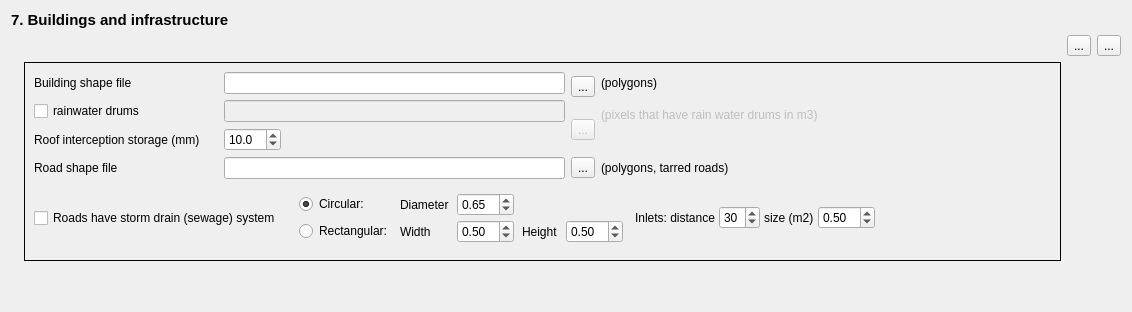
         <widget class="QWidget" name="tab_5">
          <attribute name="icon">
           <iconset resource="resources/lisemdbase.qrc">
            <normaloff>:/2X/house.png</normaloff>:/2X/house.png</iconset>
          </attribute>
          <attribute name="title">
           <string/>
          </attribute>
          <layout class="QGridLayout" name="gridLayout_24">
           <item row="2" column="0">
            <widget class="QLabel" name="label_83">
             <property name="text">
              <string/>
             </property>
            </widget>
           </item>
           <item row="1" column="3">
            <widget class="QToolButton" name="toolButton_help6">
             <property name="text">
              <string>...</string>
             </property>
             <property name="icon">
              <iconset resource="resources/lisemdbase.qrc">
               <normaloff>:/2X/question-mark-button2x.png</normaloff>:/2X/question-mark-button2x.png</iconset>
             </property>
            </widget>
           </item>
           <item row="0" column="0" colspan="2">
            <widget class="QLabel" name="label_82">
             <property name="palette">
              <palette>
               <active>
                <colorrole role="WindowText">
                 <brush brushstyle="SolidPattern">
                  <color alpha="255">
                   <red>0</red>
                   <green>116</green>
                   <blue>170</blue>
                  </color>
                 </brush>
                </colorrole>
               </active>
               <inactive>
                <colorrole role="WindowText">
                 <brush brushstyle="SolidPattern">
                  <color alpha="255">
                   <red>0</red>
                   <green>0</green>
                   <blue>0</blue>
                  </color>
                 </brush>
                </colorrole>
               </inactive>
               <disabled>
                <colorrole role="WindowText">
                 <brush brushstyle="SolidPattern">
                  <color alpha="255">
                   <red>120</red>
                   <green>120</green>
                   <blue>120</blue>
                  </color>
                 </brush>
                </colorrole>
               </disabled>
              </palette>
             </property>
             <property name="font">
              <font>
               <pointsize>11</pointsize>
               <bold>true</bold>
              </font>
             </property>
             <property name="text">
              <string>7. Buildings and infrastructure</string>
             </property>
            </widget>
           </item>
           <item row="3" column="1">
            <spacer name="verticalSpacer_4">
             <property name="orientation">
              <enum>Qt::Vertical</enum>
             </property>
             <property name="sizeHint" stdset="0">
              <size>
               <width>20</width>
               <height>40</height>
              </size>
             </property>
            </spacer>
           </item>
           <item row="1" column="2">
            <widget class="QToolButton" name="toolButton_resetInfra">
             <property name="text">
              <string>...</string>
             </property>
             <property name="icon">
              <iconset resource="resources/lisemdbase.qrc">
               <normaloff>:/2X/reset.png</normaloff>:/2X/reset.png</iconset>
             </property>
            </widget>
           </item>
           <item row="2" column="1">
            <widget class="QFrame" name="optionsIS">
             <property name="enabled">
              <bool>true</bool>
             </property>
             <property name="frameShape">
              <enum>QFrame::Box</enum>
             </property>
             <layout class="QGridLayout" name="gridLayout_23">
              <item row="0" column="0">
               <widget class="QLabel" name="label_54">
                <property name="text">
                 <string>Building shape file</string>
                </property>
               </widget>
              </item>
              <item row="0" column="1" colspan="2">
               <widget class="QLineEdit" name="lineEdit_buildingsSHP"/>
              </item>
              <item row="0" column="3" rowspan="2">
               <widget class="QToolButton" name="toolButton_buildingsSHP">
                <property name="text">
                 <string>...</string>
                </property>
                <property name="icon">
                 <iconset resource="resources/lisemdbase.qrc">
                  <normaloff>:/2X/Folder-Open-icon2.png</normaloff>:/2X/Folder-Open-icon2.png</iconset>
                </property>
               </widget>
              </item>
              <item row="0" column="4">
               <widget class="QLabel" name="label_78">
                <property name="text">
                 <string>(polygons)</string>
                </property>
               </widget>
              </item>
              <item row="1" column="0" rowspan="2">
               <widget class="QCheckBox" name="checkBox_useDrums">
                <property name="text">
                 <string>rainwater drums </string>
                </property>
               </widget>
              </item>
              <item row="1" column="1" rowspan="2" colspan="2">
               <widget class="QLineEdit" name="lineEdit_drumMap">
                <property name="enabled">
                 <bool>false</bool>
                </property>
               </widget>
              </item>
              <item row="2" column="3" rowspan="2">
               <widget class="QToolButton" name="toolButton_drumMap">
                <property name="enabled">
                 <bool>false</bool>
                </property>
                <property name="text">
                 <string>...</string>
                </property>
                <property name="icon">
                 <iconset resource="resources/lisemdbase.qrc">
                  <normaloff>:/2X/Folder-Open-icon2.png</normaloff>:/2X/Folder-Open-icon2.png</iconset>
                </property>
               </widget>
              </item>
              <item row="2" column="4">
               <widget class="QLabel" name="label_80">
                <property name="enabled">
                 <bool>false</bool>
                </property>
                <property name="text">
                 <string>(pixels that have rain water drums in m3)</string>
                </property>
               </widget>
              </item>
              <item row="3" column="0">
               <widget class="QLabel" name="label_70">
                <property name="text">
                 <string>Roof interception storage (mm)</string>
                </property>
               </widget>
              </item>
              <item row="3" column="1">
               <widget class="QDoubleSpinBox" name="spin_roofStore">
                <property name="sizePolicy">
                 <sizepolicy hsizetype="Fixed" vsizetype="Fixed">
                  <horstretch>0</horstretch>
                  <verstretch>0</verstretch>
                 </sizepolicy>
                </property>
                <property name="decimals">
                 <number>1</number>
                </property>
                <property name="minimum">
                 <double>0.100000000000000</double>
                </property>
                <property name="maximum">
                 <double>999.000000000000000</double>
                </property>
                <property name="singleStep">
                 <double>0.100000000000000</double>
                </property>
                <property name="value">
                 <double>10.000000000000000</double>
                </property>
               </widget>
              </item>
              <item row="4" column="0">
               <widget class="QLabel" name="label_69">
                <property name="text">
                 <string>Road shape file</string>
                </property>
               </widget>
              </item>
              <item row="4" column="1" colspan="2">
               <widget class="QLineEdit" name="lineEdit_roadsSHP"/>
              </item>
              <item row="4" column="3">
               <widget class="QToolButton" name="toolButton_roadsSHP">
                <property name="text">
                 <string>...</string>
                </property>
                <property name="icon">
                 <iconset resource="resources/lisemdbase.qrc">
                  <normaloff>:/2X/Folder-Open-icon2.png</normaloff>:/2X/Folder-Open-icon2.png</iconset>
                </property>
               </widget>
              </item>
              <item row="4" column="4">
               <widget class="QLabel" name="label_79">
                <property name="text">
                 <string>(polygons, tarred roads)</string>
                </property>
               </widget>
              </item>
              <item row="5" column="0" colspan="2">
               <widget class="QCheckBox" name="checkBox_useStormDrain">
                <property name="text">
                 <string>Roads have storm drain (sewage) system</string>
                </property>
               </widget>
              </item>
              <item row="5" column="5">
               <spacer name="horizontalSpacer_9">
                <property name="orientation">
                 <enum>Qt::Horizontal</enum>
                </property>
                <property name="sizeHint" stdset="0">
                 <size>
                  <width>172</width>
                  <height>20</height>
                 </size>
                </property>
               </spacer>
              </item>
              <item row="5" column="2" colspan="3">
               <widget class="QWidget" name="widget_drain" native="true">
                <layout class="QGridLayout" name="gridLayout_drain">
                 <property name="leftMargin">
                  <number>4</number>
                 </property>
                 <property name="topMargin">
                  <number>4</number>
                 </property>
                 <property name="rightMargin">
                  <number>4</number>
                 </property>
                 <property name="bottomMargin">
                  <number>4</number>
                 </property>
                 <property name="spacing">
                  <number>4</number>
                 </property>
                 <item row="0" column="0">
                  <widget class="QWidget" name="widget_2" native="true">
                   <layout class="QGridLayout" name="gridLayout_25">
                    <property name="leftMargin">
                     <number>8</number>
                    </property>
                    <property name="topMargin">
                     <number>4</number>
                    </property>
                    <property name="rightMargin">
                     <number>8</number>
                    </property>
                    <property name="bottomMargin">
                     <number>4</number>
                    </property>
                    <property name="horizontalSpacing">
                     <number>8</number>
                    </property>
                    <property name="verticalSpacing">
                     <number>4</number>
                    </property>
                    <item row="1" column="4">
                     <widget class="QDoubleSpinBox" name="spinDrainHeight">
                      <property name="minimum">
                       <double>0.100000000000000</double>
                      </property>
                      <property name="maximum">
                       <double>10.000000000000000</double>
                      </property>
                      <property name="singleStep">
                       <double>0.010000000000000</double>
                      </property>
                      <property name="value">
                       <double>0.500000000000000</double>
                      </property>
                     </widget>
                    </item>
                    <item row="1" column="0">
                     <widget class="QRadioButton" name="radioStormdrainRect">
                      <property name="text">
                       <string>Rectangular:</string>
                      </property>
                     </widget>
                    </item>
                    <item row="1" column="1">
                     <widget class="QLabel" name="label_101">
                      <property name="text">
                       <string>Width</string>
                      </property>
                     </widget>
                    </item>
                    <item row="0" column="0">
                     <widget class="QRadioButton" name="radioStormdrainCirc">
                      <property name="text">
                       <string>Circular:</string>
                      </property>
                      <property name="checked">
                       <bool>true</bool>
                      </property>
                     </widget>
                    </item>
                    <item row="0" column="2">
                     <widget class="QDoubleSpinBox" name="spinDrainDiameter">
                      <property name="minimum">
                       <double>0.100000000000000</double>
                      </property>
                      <property name="maximum">
                       <double>10.000000000000000</double>
                      </property>
                      <property name="singleStep">
                       <double>0.010000000000000</double>
                      </property>
                      <property name="value">
                       <double>0.650000000000000</double>
                      </property>
                     </widget>
                    </item>
                    <item row="0" column="1">
                     <widget class="QLabel" name="label_81">
                      <property name="text">
                       <string>Diameter</string>
                      </property>
                     </widget>
                    </item>
                    <item row="1" column="2">
                     <widget class="QDoubleSpinBox" name="spinDrainWidth">
                      <property name="minimum">
                       <double>0.100000000000000</double>
                      </property>
                      <property name="maximum">
                       <double>10.000000000000000</double>
                      </property>
                      <property name="singleStep">
                       <double>0.010000000000000</double>
                      </property>
                      <property name="value">
                       <double>0.500000000000000</double>
                      </property>
                     </widget>
                    </item>
                    <item row="1" column="3">
                     <widget class="QLabel" name="label_102">
                      <property name="text">
                       <string>Height</string>
                      </property>
                     </widget>
                    </item>
                   </layout>
                  </widget>
                 </item>
                 <item row="0" column="3">
                  <widget class="QLabel" name="label_104">
                   <property name="text">
                    <string>size (m2)</string>
                   </property>
                  </widget>
                 </item>
                 <item row="0" column="2">
                  <widget class="QSpinBox" name="spinDrainInletDistance">
                   <property name="minimum">
                    <number>1</number>
                   </property>
                   <property name="value">
                    <number>30</number>
                   </property>
                  </widget>
                 </item>
                 <item row="0" column="4">
                  <widget class="QDoubleSpinBox" name="spinDrainInletSize">
                   <property name="minimum">
                    <double>0.010000000000000</double>
                   </property>
                   <property name="maximum">
                    <double>10.000000000000000</double>
                   </property>
                   <property name="singleStep">
                    <double>0.010000000000000</double>
                   </property>
                   <property name="value">
                    <double>0.500000000000000</double>
                   </property>
                  </widget>
                 </item>
                 <item row="0" column="1">
                  <widget class="QLabel" name="label_103">
                   <property name="sizePolicy">
                    <sizepolicy hsizetype="Fixed" vsizetype="Preferred">
                     <horstretch>0</horstretch>
                     <verstretch>0</verstretch>
                    </sizepolicy>
                   </property>
                   <property name="text">
                    <string>Inlets: distance</string>
                   </property>
                  </widget>
                 </item>
                </layout>
               </widget>
              </item>
             </layout>
            </widget>
           </item>
          </layout>
         </widget>
